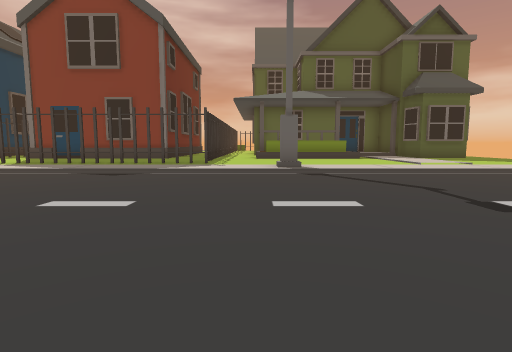
[1] (above)

24 first-person views from a walk through a 3-D level made in the Unity game engine. The camera is 1.3 m above the floor, tilts 6° down and sees 80° across. The floor is counted in squares, 2 m on a side. Each view is taken from the middle of a square. On the plan, view 1 faces up. The plan holds only what a view shows up to about 10 squares ahead; the rest is blank. The place goes on beyond the plan.

[2]
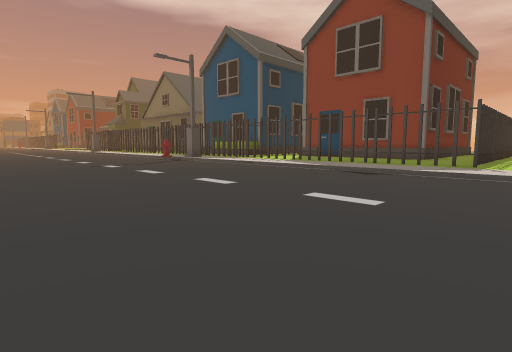

[3]
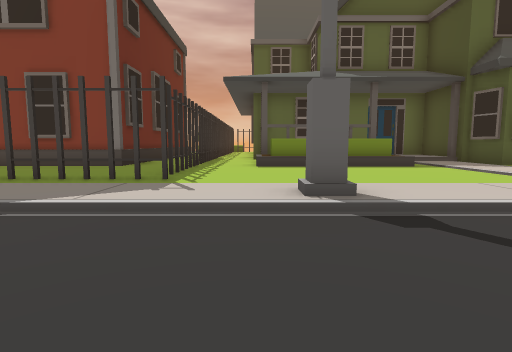

[4]
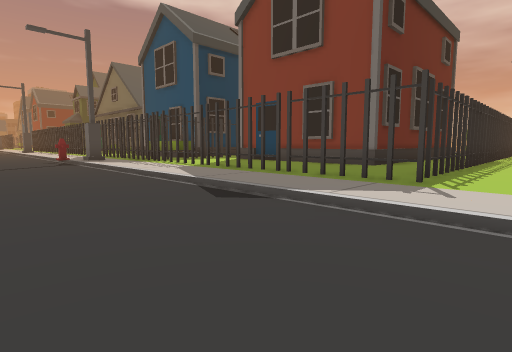

[5]
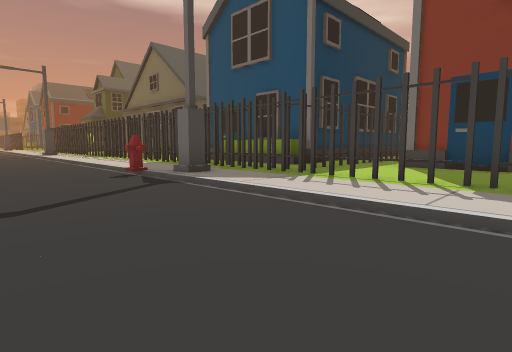

[6]
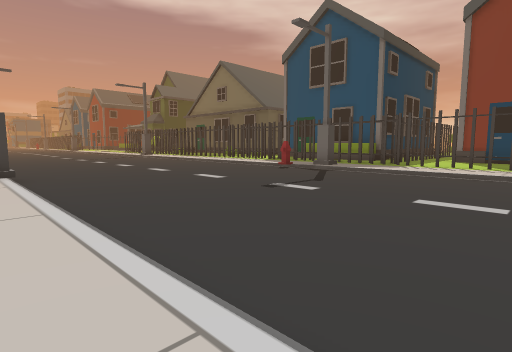

[7]
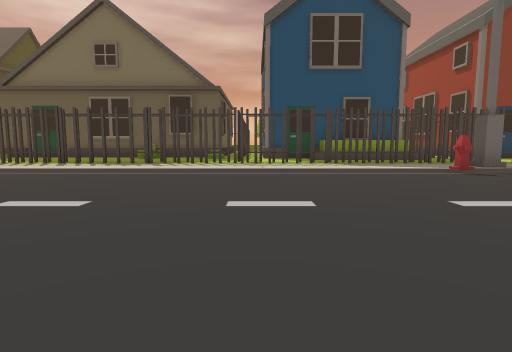

[8]
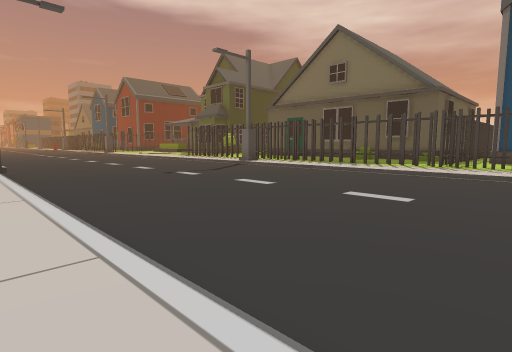

[9]
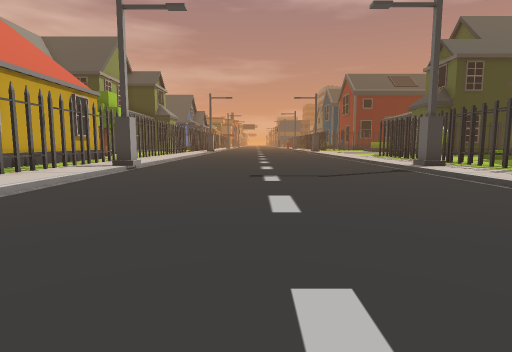

[10]
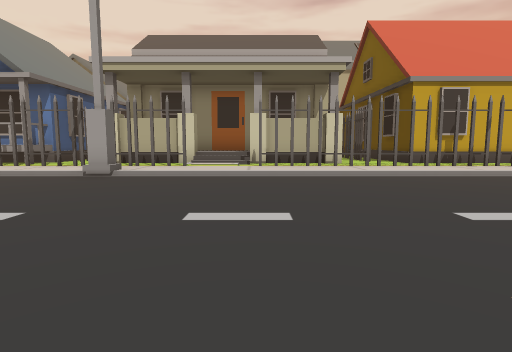

[11]
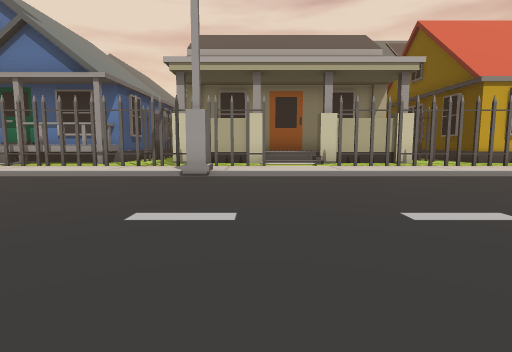

[12]
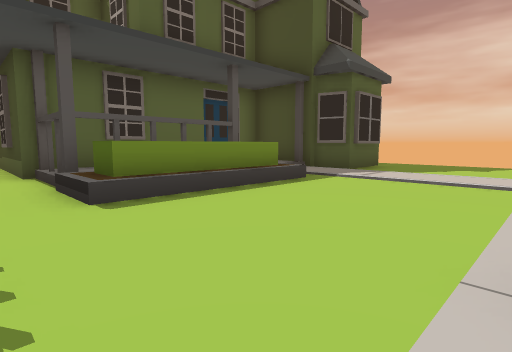

[13]
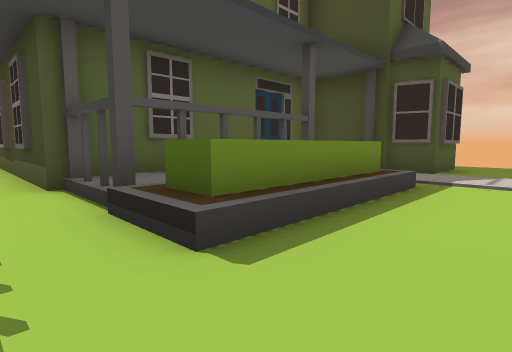

[14]
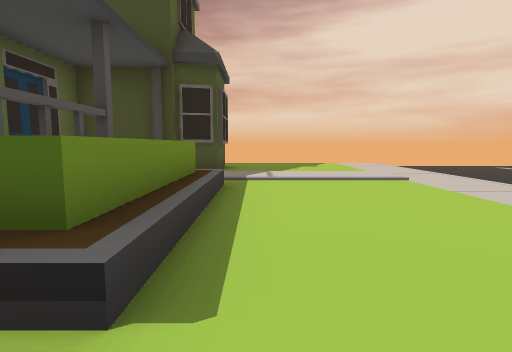

[15]
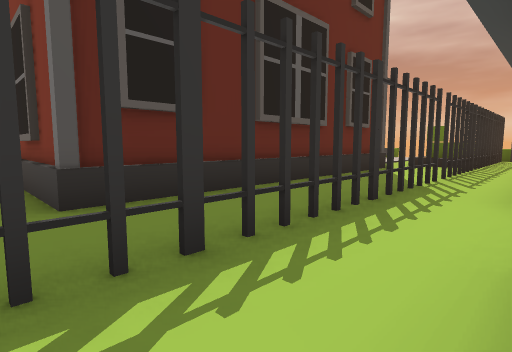

[16]
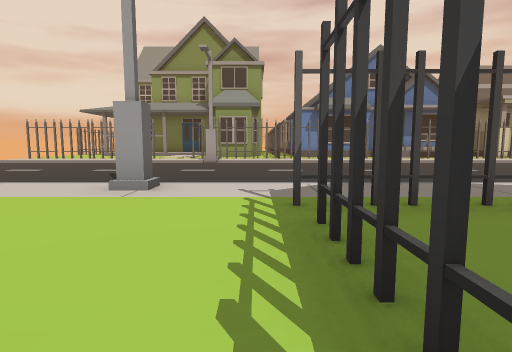

[17]
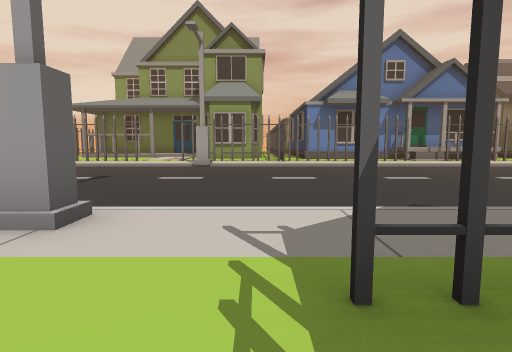

[18]
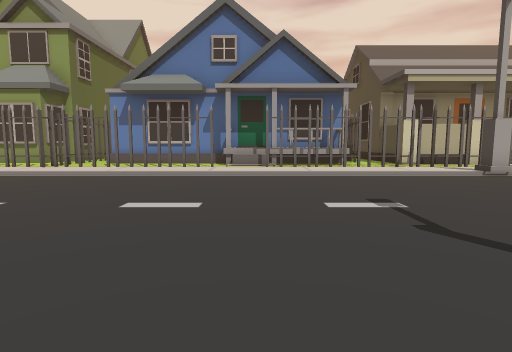

[19]
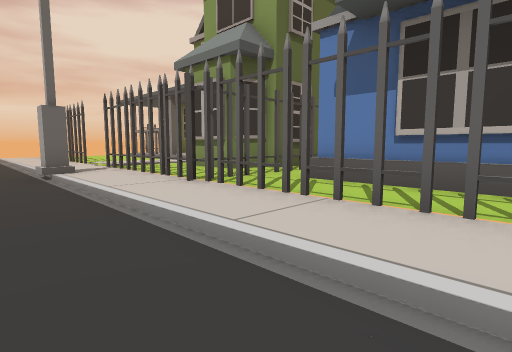

[20]
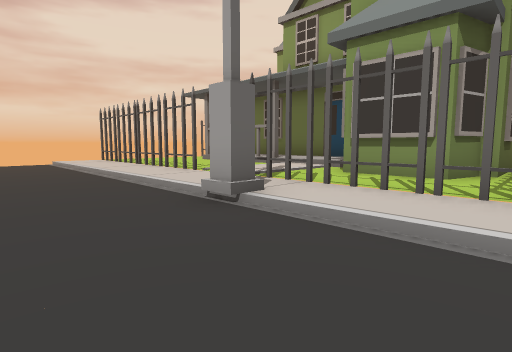

[21]
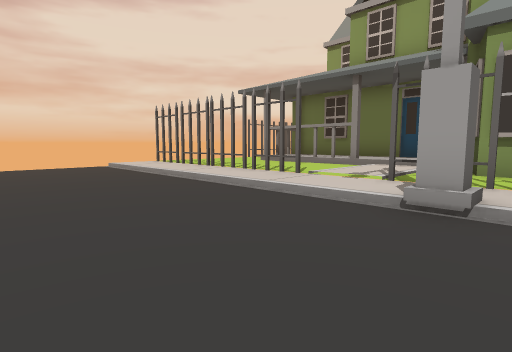

[22]
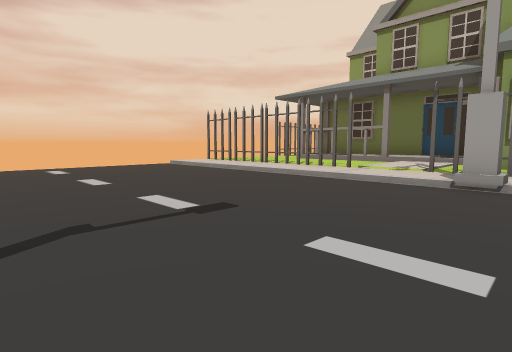

[23]
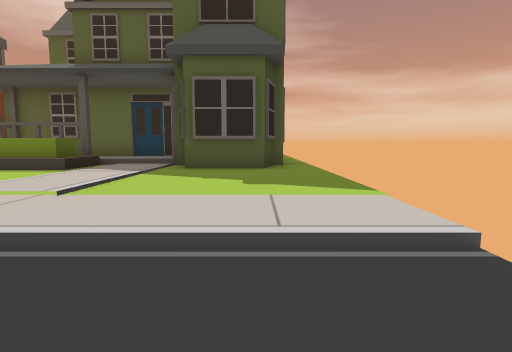

[24]
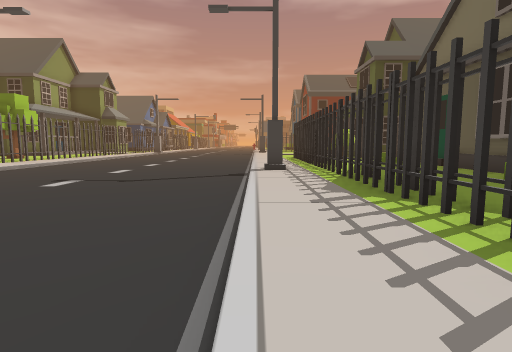

### Floor plan
Key: @ floor where view 1 was taken; # wall or solid block; x gap in a wall; . main floor; : floor 0.25 m higher than the main floor; + floor 0.5 m higher than the main floor; / step, stairs or slope; = window, fence, low wall or low ledge; ^ raised ledge; T thing the floor can be seen under or through; H hydrant.
Columns run from 26 left of view 1 to 10 right of it. Each row starts with its distance up from view 1.
 21                         #:
 20                         #:#
 19                         #:#
 18                         #:#
 17                         #:#
 16                         #:#
 15                         #:#######
 14                         #:x+  ++#
 13                         #:#=#=//###:
 12                        ##::^^^/::##:
 11                  ########:::::::::::
 10                 ##::::::#:::::::::::
  9 ####################TT:##:::::::::::
  8 ::::::::::::::::::::::::::::::::::::
  7 //#///////////H////////////#////////
  6 ....................................
  5 ....................................
  4 ....................................
  3 ....................................
  2 ....................................
  1 ....................................
  0 ../.........#.............@#........
 -1 ::/:::::::::::::::::::::::::::::::::
 -2 ######:###:###x#::^#########::x:##::#
 -3     ##:### ###:#^^^##     ##:::::::
 -4      #       ###           #

Positions as (right, up) in squares from view 1, and headings:
1: (0, 0), facing up
2: (0, 0), facing up-left
3: (0, 4), facing up
4: (0, 4), facing up-left
5: (-6, 4), facing up-left
6: (-6, -1), facing up-left
7: (-17, 0), facing up
8: (-15, -1), facing up-left
9: (-16, 3), facing left
10: (-17, 6), facing down
11: (-15, 6), facing down
12: (-1, 8), facing up-right
13: (-1, 10), facing up-right
14: (-1, 11), facing right
15: (0, 11), facing up-left
16: (-1, 12), facing down
17: (-1, 10), facing down
18: (-8, 7), facing down
19: (-6, 1), facing down-right
20: (-2, 2), facing down-right
21: (0, 3), facing down-right
22: (0, 5), facing down-right
23: (8, 5), facing up
24: (-16, 7), facing left
